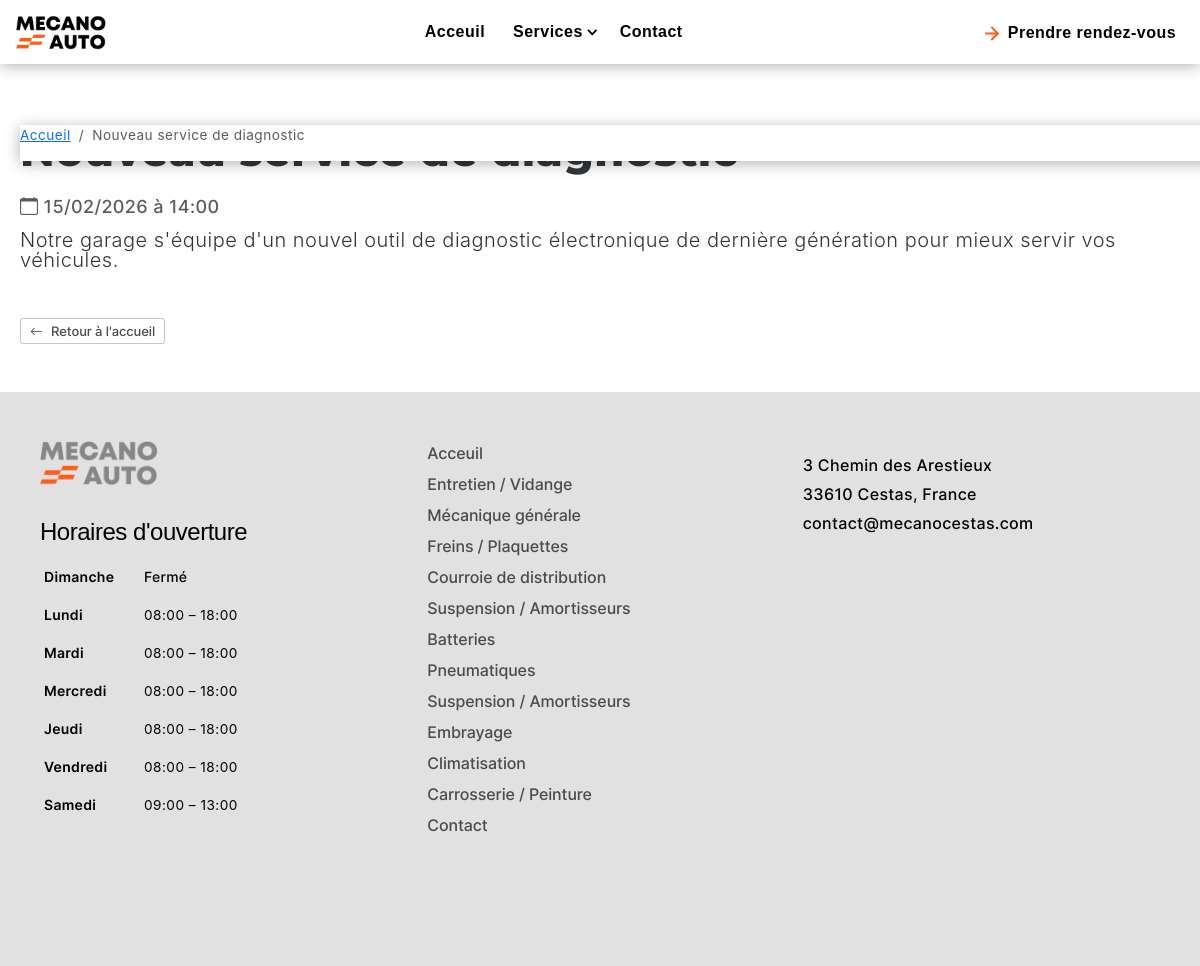
The app's page /actualite.php?id=3 with its own data.
### tables this page shows
CREATE TABLE news (
    id INT UNSIGNED AUTO_INCREMENT PRIMARY KEY,
    titre VARCHAR(200) NOT NULL,
    contenu TEXT NOT NULL,
    image VARCHAR(255) NULL,
    published_at DATETIME NOT NULL,
    created_at DATETIME DEFAULT CURRENT_TIMESTAMP
);

CREATE TABLE opening_hours (
    id INT UNSIGNED AUTO_INCREMENT PRIMARY KEY,
    day_of_week TINYINT NOT NULL UNIQUE,
    open_time TIME NULL,
    close_time TIME NULL
);

### includes/functions.php (called while the page is built, shortened)
<?php
function h(string $str): string {
    return htmlspecialchars($str, ENT_QUOTES, 'UTF-8');
}
function get_opening_hours(PDO $pdo): array {
    $stmt = $pdo->query('SELECT * FROM opening_hours ORDER BY day_of_week');
    return $stmt->fetchAll();
}
function day_name(int $day): string {
    $days = ['Dimanche', 'Lundi', 'Mardi', 'Mercredi', 'Jeudi', 'Vendredi', 'Samedi'];
    return $days[$day] ?? '';
}
function format_time(?string $time): string {
    return substr($time, 0, 5);
}

### actualite.php (the view, shortened to what this page needs)
<?php
require_once __DIR__ . '/config/init.php';
$id = isset($_GET['id']) ? (int)$_GET['id'] : 0;
$stmt = $pdo->prepare('SELECT * FROM news WHERE id = ? AND published_at <= NOW()');
$stmt->execute([$id]);
$article = $stmt->fetch();
require __DIR__ . '/includes/header.php';
?>
<nav aria-label="breadcrumb">
    <ol class="breadcrumb">
        <li class="breadcrumb-item"><a href="/">Accueil</a></li>
        <li class="breadcrumb-item active"><?= h($article['titre']) ?></li>
    </ol>
</nav>
<article class="mb-5">
    <h1><?= h($article['titre']) ?></h1>
    <p class="text-muted"><i class="bi bi-calendar"></i> <?= date('d/m/Y à H:i', strtotime($article['published_at'])) ?></p>
    <div class="lead">
        <?= nl2br(h($article['contenu'])) ?>
    </div>
</article>
<a href="/" class="btn btn-outline-primary"><i class="bi bi-arrow-left"></i> Retour à l'accueil</a>
<?php require __DIR__ . '/includes/footer.php'; ?>

### includes/footer.php (shortened to what this page needs)
</div>
<?php
$footer_hours = get_opening_hours($pdo);
?>
<footer class="bg-dark text-light py-5 mt-5" style="background-color:#e1e1e1 !important">
    <div class="container">
 <div class="container">
     <div class="row">
         <div class="col-12 col-lg-4">
             <img onclick="window.open('/');" style="max-width: 161px;cursor:pointer" src="/assets/img/logoV5.png" alt="">
             <h5>Horaires d'ouverture</h5>
                <table class="table table-sm mb-0">
                    <tbody>
                    <?php foreach ($footer_hours as $fh): ?>
                        <tr>
                            <td style="background-color:#e1e1e1;width:100px">
                                <p class="fs-5" style="font-weight: 600;font-size:14px !important;color:black;line-height: 19px;"><?= day_name($fh['day_of_week']) ?></p>
                                </td>
                            <td style="background-color:#e1e1e1">
                                <?php if ($fh['open_time'] && $fh['close_time']): ?>
                                    <?= format_time($fh['open_time']) ?> – <?= format_time($fh['close_time']) ?>
                                <?php else: ?>
                                    <p class="fs-5" style="font-size:14px !important;color:black;line-height: 19px;">Fermé</p>
                                <?php endif; ?>
                            </td>
                        </tr>
                    <?php endforeach; ?>
                    </tbody>
                </table>
         </div>
         <div class="col-12 col-lg-4">
             <div><a class="link" href="/">Acceuil</a></div>
             <div><a class="link" href="/services/entretien-vidange.php">Entretien / Vidange</a></div>
             <div><a class="link" href="/services/mecanique-generale.php">Mécanique générale</a></div>
             <div><a class="link" href="/services/freins.php">Freins / Plaquettes</a></div>
             <div><a class="link" href="/services/courroie-distribution.php">Courroie de distribution</a></div>
             <div><a class="link" href="/services/suspension-amortisseurs.php">Suspension / Amortisseurs</a></div>
             <div><a class="link" href="/services/batterie.php">Batteries</a></div>
             <div><a class="link" href="/services/pneumatiques.php">Pneumatiques</a></div>
             <div><a class="link" href="/services/suspension-amortisseurs.php">Suspension / Amortisseurs</a></div>
             <div><a class="link" href="/services/embrayage.php">Embrayage</a></div>
             <div><a class="link" href="/services/climatisation.php">Climatisation</a></div>
             <div><a class="link" href="/services/carrosserie-peinture.php">Carrosserie / Peinture</a></div>
             <div><a class="link" href="/contact.php">Contact</a></div>
         </div>
         <div class="col-12 col-lg-4 mt-3">
            <p class="fs-5" style="font-size:16px !important;color:black;line-height: 19px;">3 Chemin des Arestieux</p>
            <p class="fs-5" style="font-size:16px !important;color:black;line-height: 19px;">33610 Cestas, France</p>
            <p class="fs-5" style="font-size:16px !important;color:black;line-height: 19px;">contact@mecanocestas.com</p>
         </div>
     </div>
     <div class="space5"></div>
     <div class="space5"></div>
     <div class="space5"></div>
 </div>
    </div>
</footer>
</body>
</html>

### assets/css/theme.css (style rules this page uses)
:root { --body-color: rgb(51, 54, 57); --selection-bg: rgb(207, 232, 252); --selection-color: black; --h-color: #000000; --code-color: #333333; --code-bg: beige; --title-bg: transparent; --default-color: #000000; --primary-color: #7252D3; --success-color: #19AD79; --danger-color: #D83C31; --warning-color: #FFd945; --info-color: #0072EC; }
body { scrollbar-width: thin; scrollbar-color: #888 #f1f1f1; }
body { font-family: 'Inter', sans-serif; letter-spacing: 0.03rem; font-size: 0.85rem; color: var(--body-color); }
h1 { font-family: Montserrat-Variable; font-size: 43px; line-height: 51px; font-weight: 800; margin-bottom: 17px; }
p { font-size: 18px; font-weight: 500; letter-spacing: 0.021em; line-height: 27px; margin: 0px 0px 10px 0px; font-family: 'inter ui' }
.btn { color: #4b4b4b; background-color: #fff; display: inline-flex; justify-content: center; align-items: center; font-weight: 500; font-size: 13px; letter-spacing: -0.006em; margin-bottom: 0; text-align: center; cursor: pointer; white-space: nowrap; border-radius: 3px; -webkit-border-radius: 3px; -moz-border-radius: 3px; text-shadow: none; box-shadow: none; border: 1px solid rgba(33, 33, 33, 0.25); line-height: 14px; min-height: 26px; min-width: 26px; position: relative; padding: 0px 9px; font-family: 'inter ui'; }
.space5 { height: 25px; }
nav { background: white; box-shadow: 0 0.15rem 0.9rem rgba(0, 0, 0, 0.3); position: fixed; width: 100%; z-index: 10; }
:root { --star-size: 27px; --star-color: #ddd; --star-background: #fc0; }
.link { color: #4b4b4b; display: inline-flex; justify-content: left; align-items: left; font-weight: 500; font-size: 16px; letter-spacing: -0.006em; margin-bottom: 0; text-align: left; cursor: pointer; white-space: nowrap; border-radius: 3px; -webkit-border-radius: 3px; -moz-border-radius: 3px; text-shadow: none; box-shadow: none; border-width: 0px; line-height: 14px; min-height: 26px; min-width: 26px; position: relative; padding: 6px; font-family: 'inter ui'; text-decoration: none; margin-right: 10px; margin-bottom: 5px; }

### records on screen
news: titre "Nouveau service de diagnostic", published_at "15/02/2026 à 14:00", contenu "Notre garage s'équipe d'un nouvel outil de diagnostic électronique de dernière génération pour mieux servir vos véhicules."
opening_hours: day_of_week "Dimanche", shows "Fermé"
opening_hours: day_of_week "Lundi", open_time "08:00", close_time "18:00"
opening_hours: day_of_week "Mardi", open_time "08:00", close_time "18:00"
opening_hours: day_of_week "Mercredi", open_time "08:00", close_time "18:00"
opening_hours: day_of_week "Jeudi", open_time "08:00", close_time "18:00"
opening_hours: day_of_week "Vendredi", open_time "08:00", close_time "18:00"
opening_hours: day_of_week "Samedi", open_time "09:00", close_time "13:00"
